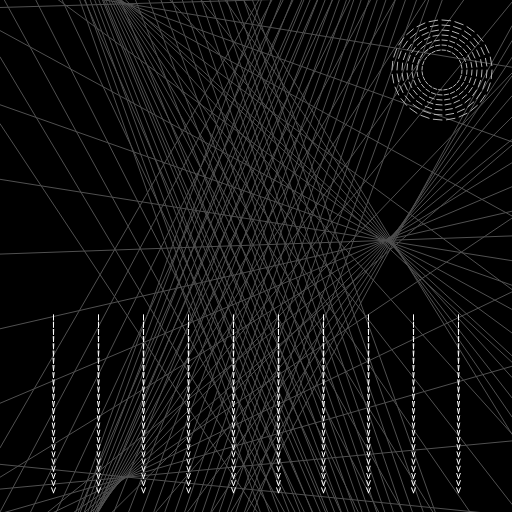
Frame 1 (no input)
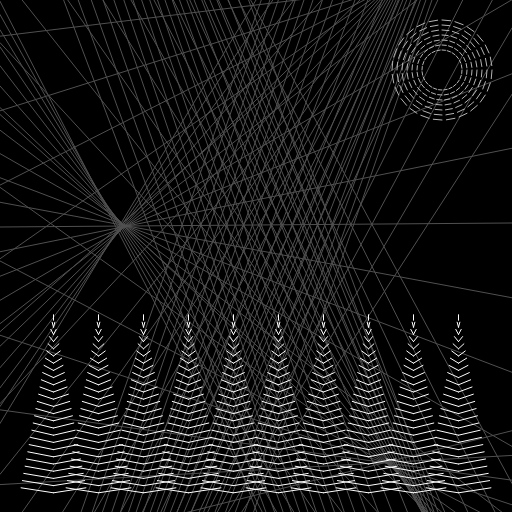
Frame 60 (no input)
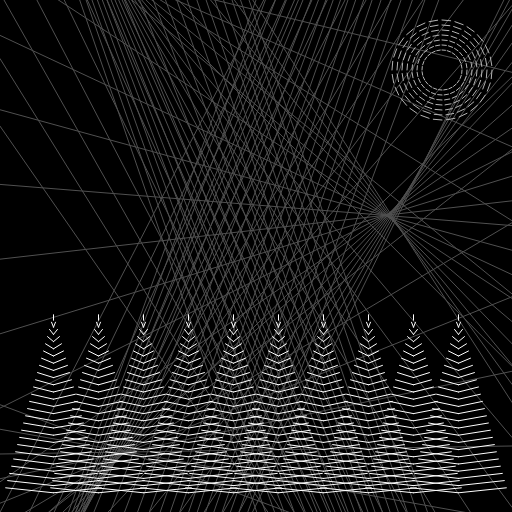
Frame 120 (the mouse pressed at the canvas centre since frame 60)

The p5.js sketch that drew these frames (run headless with seeded random() and noise() and a simulated clock; from frame 60 on, the mouse is pressed at the canvas centre):

// p5.js sketch
// ── sketch.js
let mostrarSol = true;

function setup() {
  createCanvas(512, 512);
}

function draw() {
  background(0);

  // Líneas del fondo
  stroke(80);
  for (let y = 0; y < height; y += 5) {
    let movimiento = sin(frameCount * 0.01 + y * 0.5) * 750;
    line(0, y + movimiento, width, y - movimiento);
  }

  
  // Árboles
  stroke(255);
  for (let i = 0.3; i < 10; i++) {
    let centro = 40 + i * 45;
    let base = 320;
    let alto = 180;
    let ramas = 25;

    // Movimiento suave que cambia con el tiempo (viento)
    let inclinacion = sin(frameCount * 0.04) * 2;

    for (let j = 0; j < ramas; j++) {
      let y = base + j * (alto / ramas);
      let x1 = centro - j * inclinacion;
      let x2 = centro + j * inclinacion;
      line(centro, y, x1, y - 5);
      line(centro, y, x2, y - 5);
    }
  }

  // Sol/luna
  if (mostrarSol) {
    stroke(180);
    let cx = width - 70;
    let cy = 70;
    for (let r = 20; r <= 50; r += 5) {
      for (let a = 0; a < 360; a += 15) {
        let x1 = cx + cos(radians(a)) * r;
        let y1 = cy + sin(radians(a)) * r;
        let x2 = cx + cos(radians(a + 10)) * r;
        let y2 = cy + sin(radians(a + 10)) * r;
        line(x1, y1, x2, y2);
      }
    }
  }
}
